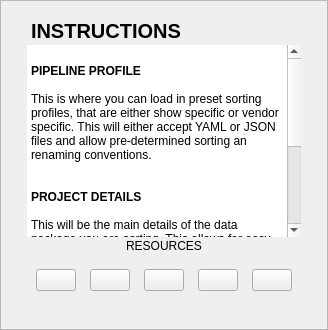
            <widget class="QFrame" name="frame01_instructions">
             <property name="sizePolicy">
              <sizepolicy hsizetype="Fixed" vsizetype="Preferred">
               <horstretch>0</horstretch>
               <verstretch>0</verstretch>
              </sizepolicy>
             </property>
             <property name="minimumSize">
              <size>
               <width>250</width>
               <height>300</height>
              </size>
             </property>
             <property name="maximumSize">
              <size>
               <width>350</width>
               <height>430</height>
              </size>
             </property>
             <property name="frameShape">
              <enum>QFrame::StyledPanel</enum>
             </property>
             <property name="frameShadow">
              <enum>QFrame::Raised</enum>
             </property>
             <layout class="QVBoxLayout" name="verticalLayout_4">
              <property name="spacing">
               <number>8</number>
              </property>
              <property name="leftMargin">
               <number>14</number>
              </property>
              <property name="topMargin">
               <number>14</number>
              </property>
              <property name="rightMargin">
               <number>14</number>
              </property>
              <property name="bottomMargin">
               <number>12</number>
              </property>
              <item>
               <layout class="QVBoxLayout" name="verticalLayout_3">
                <property name="spacing">
                 <number>2</number>
                </property>
                <property name="leftMargin">
                 <number>12</number>
                </property>
                <property name="topMargin">
                 <number>4</number>
                </property>
                <property name="rightMargin">
                 <number>12</number>
                </property>
                <property name="bottomMargin">
                 <number>12</number>
                </property>
                <item>
                 <widget class="QLabel" name="label_instructionsTitle">
                  <property name="font">
                   <font>
                    <family>Segoe UI</family>
                    <pointsize>15</pointsize>
                    <weight>87</weight>
                    <bold>true</bold>
                   </font>
                  </property>
                  <property name="text">
                   <string>INSTRUCTIONS</string>
                  </property>
                  <property name="indent">
                   <number>4</number>
                  </property>
                 </widget>
                </item>
                <item>
                 <widget class="QTextBrowser" name="txtInstructions">
                  <property name="minimumSize">
                   <size>
                    <width>0</width>
                    <height>0</height>
                   </size>
                  </property>
                  <property name="maximumSize">
                   <size>
                    <width>350</width>
                    <height>320</height>
                   </size>
                  </property>
                  <property name="frameShape">
                   <enum>QFrame::NoFrame</enum>
                  </property>
                  <property name="html">
                   <string>&lt;!DOCTYPE HTML PUBLIC &quot;-//W3C//DTD HTML 4.0//EN&quot; &quot;http://www.w3.org/TR/REC-html40/strict.dtd&quot;&gt;
&lt;html&gt;&lt;head&gt;&lt;meta name=&quot;qrichtext&quot; content=&quot;1&quot; /&gt;&lt;style type=&quot;text/css&quot;&gt;
p, li { white-space: pre-wrap; }
&lt;/style&gt;&lt;/head&gt;&lt;body style=&quot; font-family:'Segoe UI'; font-size:9.5pt; font-weight:400; font-style:normal;&quot;&gt;
&lt;p style=&quot;-qt-paragraph-type:empty; margin-top:0px; margin-bottom:0px; margin-left:0px; margin-right:0px; -qt-block-indent:0; text-indent:0px;&quot;&gt;&lt;br /&gt;&lt;/p&gt;
&lt;p style=&quot; margin-top:0px; margin-bottom:0px; margin-left:0px; margin-right:0px; -qt-block-indent:0; text-indent:0px;&quot;&gt;&lt;span style=&quot; font-size:9pt; font-weight:600;&quot;&gt;PIPELINE PROFILE&lt;/span&gt;&lt;/p&gt;
&lt;p style=&quot;-qt-paragraph-type:empty; margin-top:0px; margin-bottom:0px; margin-left:0px; margin-right:0px; -qt-block-indent:0; text-indent:0px; font-size:9pt;&quot;&gt;&lt;br /&gt;&lt;/p&gt;
&lt;p style=&quot; margin-top:0px; margin-bottom:0px; margin-left:0px; margin-right:0px; -qt-block-indent:0; text-indent:0px;&quot;&gt;&lt;span style=&quot; font-size:9pt;&quot;&gt;This is where you can load in preset sorting profiles, that are either show specific or vendor specific. This will either accept YAML or JSON files and allow pre-determined sorting an renaming conventions.&lt;/span&gt;&lt;/p&gt;
&lt;p style=&quot;-qt-paragraph-type:empty; margin-top:0px; margin-bottom:0px; margin-left:0px; margin-right:0px; -qt-block-indent:0; text-indent:0px; font-size:9pt;&quot;&gt;&lt;br /&gt;&lt;/p&gt;
&lt;p style=&quot;-qt-paragraph-type:empty; margin-top:0px; margin-bottom:0px; margin-left:0px; margin-right:0px; -qt-block-indent:0; text-indent:0px; font-size:9pt;&quot;&gt;&lt;br /&gt;&lt;/p&gt;
&lt;p style=&quot; margin-top:0px; margin-bottom:0px; margin-left:0px; margin-right:0px; -qt-block-indent:0; text-indent:0px;&quot;&gt;&lt;span style=&quot; font-size:9pt; font-weight:600;&quot;&gt;PROJECT DETAILS&lt;/span&gt;&lt;/p&gt;
&lt;p style=&quot;-qt-paragraph-type:empty; margin-top:0px; margin-bottom:0px; margin-left:0px; margin-right:0px; -qt-block-indent:0; text-indent:0px; font-size:9pt;&quot;&gt;&lt;br /&gt;&lt;/p&gt;
&lt;p style=&quot; margin-top:0px; margin-bottom:0px; margin-left:0px; margin-right:0px; -qt-block-indent:0; text-indent:0px;&quot;&gt;&lt;span style=&quot; font-size:9pt;&quot;&gt;This will be the main details of the data package you are sorting. This allows for easy ingestion into your pipeline.&lt;/span&gt;&lt;/p&gt;
&lt;p style=&quot;-qt-paragraph-type:empty; margin-top:0px; margin-bottom:0px; margin-left:0px; margin-right:0px; -qt-block-indent:0; text-indent:0px; font-size:9pt;&quot;&gt;&lt;br /&gt;&lt;/p&gt;
&lt;p style=&quot;-qt-paragraph-type:empty; margin-top:0px; margin-bottom:0px; margin-left:0px; margin-right:0px; -qt-block-indent:0; text-indent:0px; font-size:9pt;&quot;&gt;&lt;br /&gt;&lt;/p&gt;
&lt;p style=&quot; margin-top:0px; margin-bottom:0px; margin-left:0px; margin-right:0px; -qt-block-indent:0; text-indent:0px;&quot;&gt;&lt;span style=&quot; font-size:9pt; font-weight:600;&quot;&gt;PACKAGE SETTINGS&lt;/span&gt;&lt;/p&gt;
&lt;p style=&quot;-qt-paragraph-type:empty; margin-top:0px; margin-bottom:0px; margin-left:0px; margin-right:0px; -qt-block-indent:0; text-indent:0px; font-size:9pt;&quot;&gt;&lt;br /&gt;&lt;/p&gt;
&lt;p style=&quot; margin-top:0px; margin-bottom:0px; margin-left:0px; margin-right:0px; -qt-block-indent:0; text-indent:0px;&quot;&gt;&lt;span style=&quot; font-size:9pt;&quot;&gt;Package Settings allows users to apply changes to the data&lt;/span&gt;&lt;/p&gt;
&lt;p style=&quot; margin-top:0px; margin-bottom:0px; margin-left:0px; margin-right:0px; -qt-block-indent:0; text-indent:0px;&quot;&gt;&lt;span style=&quot; font-size:9pt;&quot;&gt;package and enable useful features such as generating YAML&lt;/span&gt;&lt;/p&gt;
&lt;p style=&quot; margin-top:0px; margin-bottom:0px; margin-left:0px; margin-right:0px; -qt-block-indent:0; text-indent:0px;&quot;&gt;&lt;span style=&quot; font-size:9pt;&quot;&gt;reports or emailing others to notify them of the package.&lt;/span&gt;&lt;/p&gt;&lt;/body&gt;&lt;/html&gt;</string>
                  </property>
                  <property name="openExternalLinks">
                   <bool>true</bool>
                  </property>
                 </widget>
                </item>
                <item>
                 <widget class="QLabel" name="label_resources">
                  <property name="text">
                   <string>RESOURCES</string>
                  </property>
                  <property name="alignment">
                   <set>Qt::AlignCenter</set>
                  </property>
                 </widget>
                </item>
                <item>
                 <widget class="QWidget" name="linksRow" native="true">
                  <property name="minimumSize">
                   <size>
                    <width>0</width>
                    <height>50</height>
                   </size>
                  </property>
                  <layout class="QHBoxLayout" name="horizontalLayout_15">
                   <item>
                    <layout class="QHBoxLayout" name="horizontalLayout_14">
                     <property name="spacing">
                      <number>14</number>
                     </property>
                     <item>
                      <widget class="QPushButton" name="btn_gmail">
                       <property name="text">
                        <string/>
                       </property>
                       <property name="icon">
                        <iconset>
                         <normaloff>../../course_notes/icons/gmail_icon.png</normaloff>../../course_notes/icons/gmail_icon.png</iconset>
                       </property>
                       <property name="iconSize">
                        <size>
                         <width>24</width>
                         <height>24</height>
                        </size>
                       </property>
                      </widget>
                     </item>
                     <item>
                      <widget class="QPushButton" name="btn_github">
                       <property name="text">
                        <string/>
                       </property>
                       <property name="icon">
                        <iconset>
                         <normaloff>../../course_notes/icons/github_icon.png</normaloff>../../course_notes/icons/github_icon.png</iconset>
                       </property>
                       <property name="iconSize">
                        <size>
                         <width>24</width>
                         <height>24</height>
                        </size>
                       </property>
                      </widget>
                     </item>
                     <item>
                      <widget class="QPushButton" name="btn_linkedin">
                       <property name="text">
                        <string/>
                       </property>
                       <property name="icon">
                        <iconset>
                         <normaloff>../../course_notes/icons/linkedin_icon.png</normaloff>../../course_notes/icons/linkedin_icon.png</iconset>
                       </property>
                       <property name="iconSize">
                        <size>
                         <width>24</width>
                         <height>24</height>
                        </size>
                       </property>
                      </widget>
                     </item>
                     <item>
                      <widget class="QPushButton" name="btn_youtube">
                       <property name="text">
                        <string/>
                       </property>
                       <property name="icon">
                        <iconset>
                         <normaloff>../../course_notes/icons/youtube_icon.png</normaloff>../../course_notes/icons/youtube_icon.png</iconset>
                       </property>
                       <property name="iconSize">
                        <size>
                         <width>24</width>
                         <height>24</height>
                        </size>
                       </property>
                      </widget>
                     </item>
                     <item>
                      <widget class="QPushButton" name="btn_pdf">
                       <property name="text">
                        <string/>
                       </property>
                       <property name="icon">
                        <iconset>
                         <normaloff>../../course_notes/icons/pdf_icon.png</normaloff>../../course_notes/icons/pdf_icon.png</iconset>
                       </property>
                       <property name="iconSize">
                        <size>
                         <width>24</width>
                         <height>24</height>
                        </size>
                       </property>
                      </widget>
                     </item>
                    </layout>
                   </item>
                  </layout>
                 </widget>
                </item>
               </layout>
              </item>
             </layout>
            </widget>
